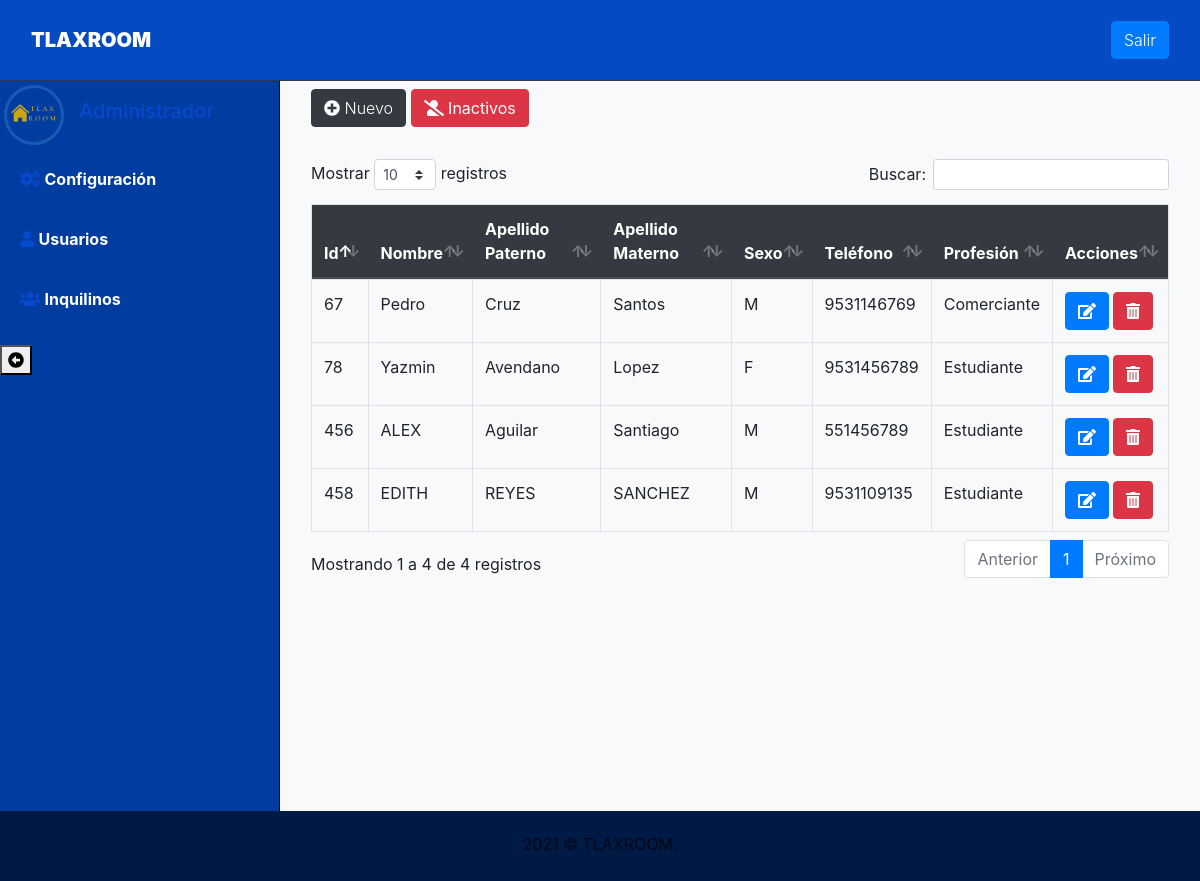
/Inquilinos/Listar (signed in), run on the app's committed database.
### tables this page shows
CREATE TABLE `inquilinos` (
  `Id_Inquilino` int(11) NOT NULL,
  `Nombre` varchar(50) NOT NULL,
  `Ap_Paterno` varchar(50) NOT NULL,
  `Ap_materno` varchar(50) NOT NULL,
  `Telefono` varchar(10) NOT NULL,
  `Sexo` enum('F','M','O') NOT NULL,
  `Profesion` varchar(50) NOT NULL,
  `Estado` int(11) NOT NULL
);

### index.php (called while the page is built, shortened)
<?php
require_once("Helpers/Helpers.php");
$url = isset($_GET['url']) ? $_GET['url'] : "Home/home";
$arrUrl = explode("/", $url);
$controller = $arrUrl[0];
$methop = $arrUrl[0];
if (isset($arrUrl[1])) {
    if ($arrUrl[1] != "") {
        $methop = $arrUrl[1];
    }
}
require_once("Libraries/Core/Load.php");
?>

### Libraries/Core/Controllers.php (called while the page is built, shortened)
<?php
class Controllers{
    public function loadModel()
    {
        $model = get_class($this)."Model";
        $routClass = "Models/".$model.".php";
    }
}
?>

### Libraries/Core/Conexion.php (called while the page is built)
<?php
class Conexion{
    private $conect;
    public function __construct()
    {
      $conexion = "mysql:host=".HOST.";dbname=".BD.";.CHARSET.";
      try {
          $this->conect = new PDO($conexion, DB_USER, PASS);
          $this->conect->setAttribute(PDO::ATTR_ERRMODE, PDO::ERRMODE_EXCEPTION);
      } catch (PDOException $e) {
          $this->conect = "Error en la conexion";
          echo "Error: " . $e->getMessage();
      }
    }
    public function conect()
    {
        return $this->conect;
    }
}
?>

### Libraries/Core/Mysql.php (called while the page is built, shortened)
<?php
class Mysql extends Conexion{
    private $conexion;
    function __construct()
    {
        $this->conexion = new Conexion();
        $this->conexion = $this->conexion->conect();
    }
    public function select_all(string $query){
        $this->strquery = $query;
        $result = $this->conexion->prepare($this->strquery);
        $result->execute();
        $data = $result->fetchall(PDO::FETCH_ASSOC);
        return $data;
    }
}
?>

### Helpers/Helpers.php (called while the page is built)
<?php
function URL_BASE()
{
    return URL;
}
function encabezado($data="")
{
    $VistaH = "Views/Template/header.php";
    require_once($VistaH);
}
function pie($data="")
{
    $VistaP = "Views/Template/footer.php";
    require_once($VistaP);
}
?>

### Libraries/Core/Views.php (called while the page is built)
<?php
class Views{
    function getView($controller, $view, $data="", $alert="", $config = "", $cliente = "")
    {
        $controller = get_class($controller);
        if ($controller == "Home") {
            $view = "Views/".$view.".php";
        }else{
            $view = "Views/" . $controller . "/" . $view . ".php";
        }
        require_once($view);
    }
}
?>

### Controller/Inquilinos.php (called while the page is built, shortened)
<?php
    class Inquilinos extends Controllers{
        public function Listar()
        {
            $data = $this->model->selectInquilinos();
            $this->views->getView($this, "Listar", $data, "");
        }
}

### Models/InquilinosModel.php (called while the page is built, shortened)
<?php
class InquilinosModel extends Mysql{
    public function selectInquilinos()
    {
        $sql = "SELECT * FROM inquilinos WHERE Estado = 1";
        $res = $this->select_all($sql);
        return $res;
    }
}
?>

### Views/Inquilinos/Listar.php (the view, shortened to what this page needs)
<?php encabezado() ?>
<div class="page-content bg-light">
    <section>
        <div class="container-fluid">
            <div class="row">
                <div class="col-lg-12 mt-2">
                    <div class="row">
                        <div class="col-lg-6 mb-2">
                            <button class="btn btn-dark" type="button" data-toggle="modal" data-target="#nuevo_inquilino"><i class="fas fa-plus-circle"></i> Nuevo</button>
                            <a class="btn btn-danger" href="<?php echo URL_BASE(); ?>Inquilinos/eliminados"><i class="fas fa-user-slash"></i> Inactivos</a>
                        </div>
                        <div class="col-lg-6">
                        </div>
                    </div>
                    <div class="table-responsive mt-4">
                        <table class="table table-hover table-bordered" id="Table">
                            <thead class="thead-dark">
                                <tr>
                                    <th>Id</th>
                                    <th>Nombre</th>
                                    <th>Apellido Paterno</th>
                                    <th>Apellido Materno</th>
                                    <th>Sexo</th>
                                    <th>Teléfono</th>
                                    <th>Profesión</th>
                                    <th>Acciones</th>
                                </tr>
                            </thead>
                            <tbody>
                                <?php foreach ($data as $cl) { ?>
                                    <tr>
                                        <td><?php echo $cl['Id_Inquilino']; ?></td>
                                        <td><?php echo $cl['Nombre']; ?></td>
                                        <td><?php echo $cl['Ap_Paterno']; ?></td>
                                        <td><?php echo $cl['Ap_materno']; ?></td>
                                        <td><?php echo $cl['Sexo']; ?></td>
                                        <td><?php echo $cl['Telefono']; ?></td>
                                        <td><?php echo $cl['Profesion']; ?></td>
                                        <td>
                                            <a href="<?php echo URL_BASE() ?>Inquilinos/editar?id=<?php echo $cl['Id_Inquilino']; ?>" class="btn btn-primary"><i class="fas fa-edit"></i></a>
                                            <form action="<?php echo URL_BASE() ?>Inquilinos/eliminar?id=<?php echo $cl['Id_Inquilino']; ?>" method="post" class="d-inline elim">
                                                <button type="submit" class="btn btn-danger"><i class="fas fa-trash-alt"></i></button>
                                            </form>
                                        </td>
                                    </tr>
                                <?php } ?>
                            </tbody>
                        </table>
                    </div>
                </div>
            </div>
        </div>
    </section>
</div>
<?php pie() ?>

### Libraries/Core/Load.php (shortened to what this page needs)
<?php
$controllerFile = "Controller/" . $controller . ".php";
if (file_exists($controllerFile)) {
    $controller = new $controller();
    if (method_exists($controller, $methop)) {
        $controller->{$methop}($params);
    } else {
        require_once("Controller/Error.php");
    }
} else {
    require_once("Controller/Error.php");
}
?>

### Views/Template/header.php (shortened to what this page needs)
<!DOCTYPE html>
<html>
<head>
    <link rel="stylesheet" href="<?php echo URL_BASE(); ?>Assets/css/style.default.css" id="theme-stylesheet">
    <link rel="stylesheet" href="<?php echo URL_BASE(); ?>Assets/css/bootstrap.min.css">
    <link rel="stylesheet" href="<?php echo URL_BASE(); ?>Assets/css/custom.css">
    <link rel="stylesheet" href="<?php echo URL_BASE(); ?>Assets/css/dataTables.bootstrap4.min.css">
</head>
<body>
    <header class="header">
        <nav class="navbar navbar-expand-lg">
            <div class="container-fluid d-flex align-items-center justify-content-between">
                <div class="navbar-header">
                    <a href="<?php echo URL_BASE(); ?>Admin/Listar" class="navbar-brand">
                        <div class="brand-text brand-big visible"><strong class="text-white">TLAXROOM</strong></div>
                    </a>
                </div>
                <div class="list-inline-item logout">
                    <button class="btn btn-primary" type="button" data-toggle="modal" data-target="#logout">Salir</button>
                </div>
            </div>
        </nav>
    </header>
    <div class="d-flex align-items-stretch">
        <nav id="sidebar">
            <div class="sidebar-header d-flex align-items-center p-1">
                <div class="avatar" data-toggle="modal" data-target="#cambiarPass"><img src="<?php echo URL_BASE(); ?>/Assets/img/logo_tlax_room.png" alt="..." class="img-fluid rounded-circle"></div>
                <div class="title">
                    <h5 class="h5"><?php echo $_SESSION['rol']; ?></h5>
                </div>
            </div>
            <ul class="list-unstyled">
                <?php if($_SESSION['rol'] == "Administrador"){ ?>
				<li><a href="<?php echo URL_BASE(); ?>Configuracion/Listar"> <i class="fas fa-cogs"></i> <strong class="text-white"> Configuración </strong></a></li>
                <li><a href="<?php echo URL_BASE(); ?>Usuarios/Listar"> <i class="fas fa-user"></i> <strong class="text-white"> Usuarios </strong></a></li>
                <?php } ?>
                <li><a href="<?php echo URL_BASE(); ?>Inquilinos/Listar"> <i class="fas fa-users"></i> <strong class="text-white"> Inquilinos </strong></a></li>
                </ul>
                <button class="sidebar-toggle"><i class="fas fa-arrow-alt-circle-left" aling="center"></i></button>
        </nav>

### Views/Template/footer.php (shortened to what this page needs)
<footer class="footer">
    <div class="footer__block block no-margin-bottom">
        <div class="container-fluid text-center">
            <p class="no-margin-bottom"><?php echo date("Y"); ?> &copy; TLAXROOM<a href="#"></a>.</p>
        </div>
    </div>
</footer>
</div>
</body>
</html>

### Assets/css/style.default.css (style rules this page uses)
body { position: relative; }
section { padding: 0 1rem; }
a { -webkit-transition: all 0.3s; transition: all 0.3s; display: inline-block; }
p { line-height: 1.7; }
button { cursor: pointer; }
i, span, strong { display: inline-block; }
.no-margin-bottom { margin-bottom: 0 !important; }
.block { padding: 20px; background: #001a46; color: #00091a; margin-bottom: 30px; }
.page-content { position: relative; background: #22252a; min-height: 100vh; width: calc(100% - 280px); padding: 0; padding-bottom: 70px; }
.footer { position: absolute; bottom: 0; width: 100%; }
.footer .footer__block { min-height: 70px; }
nav.navbar { background: #054ac2 !important; color: #0c4bca !important; padding-top: 20px; padding-bottom: 20px; border-bottom: 1px solid #34373d; z-index: 10; }
nav.navbar a { color: inherit; }
nav.navbar .brand-text { display: none; font-weight: 700; }
nav.navbar .brand-text.visible { display: block; }
nav#sidebar { width: 280px; background: #013ca1 !important; color: #0649cf !important; border-right: 1px solid #000c25 !important; }
nav#sidebar a { color: inherit; text-decoration: none; position: relative; }
nav#sidebar .sidebar-header { padding: 30px 20px; }
nav#sidebar .avatar { width: 60px; height: 60px; border-radius: 50%; overflow: hidden; margin-right: 15px; background: none; padding: 4px; border: 3px solid #165bb6; }
nav#sidebar ul { max-height: none; }
nav#sidebar li { position: relative; }
nav#sidebar li a { padding: 18px 20px; display: block; font-weight: 400; }
nav#sidebar li::before { content: ''; width: 2px; height: 100%; background: none; display: block; position: absolute; top: 0; left: 0; z-index: 99; }
button, input[type='submit'] { cursor: pointer; font-family: inherit; font-weight: 300 !important; }
.table { margin-bottom: 0; color: #8a8d93; }
.table td, .table th { border-color: #343a40; }
.table thead th { border: none; }
.table-bordered td, .table-bordered th { border-color: #343a40; }
.navbar { padding: 0.5rem 1rem; }
.navbar-brand { display: inline-block; padding-top: 0.3125rem; padding-bottom: 0.3125rem; margin-right: 1rem; font-size: 1.25rem; }
.btn { font-weight: 400; border: 1px solid transparent; padding: 0.45rem 0.75rem; font-size: 1rem; line-height: 1.5; border-radius: 0.25rem; -webkit-transition: color 0.15s ease-in-out, background-color 0.15s ease-in-out, border-color 0.15s ease-in-out, -webkit-box-shadow 0.15s ease-in-out; transition: color 0.15s ease-in-out, background-color 0.15s ease-in-out, border-color 0.15s ease-in-out, -webkit-box-shadow 0.15s ease-in-out; transition: color 0.15s ease-in-out, background-color 0.15s ease-in-out, border-color 0.15s ease-in-out, box-shadow 0.15s ease-in-out; transition: color 0.15s ease-in-out, background-color 0.15s ease-in-out, border-color 0.15s ease-in-out, box-shadow 0.15s ease-in-out, -webkit-box-shadow 0.15s ease-in-out; }
.btn-primary { color: color-yiq(#DB6574); background-color: #DB6574; border-color: #DB6574; }
.btn-danger { color: color-yiq(#bb414d); background-color: #bb414d; border-color: #bb414d; }
.btn-dark { color: color-yiq(#212529); background-color: #212529; border-color: #212529; }
body { font-family: "Muli", sans-serif; font-size: 1rem; font-weight: 400; line-height: 1.5; color: #8a8d93; background-color: #fff; }
a { color: #DB6574; text-decoration: none; }
h1, h2, h3, h4, h5, h6, .h1, .h2, .h3, .h4, .h5, .h6 { margin-bottom: 0.5rem; font-family: inherit; font-weight: 700; line-height: 1.2; color: inherit; }
h5, .h5 { font-size: 1.1rem; }
.bg-light { background-color: #e9ecef !important; }

### data on the page
inquilinos: Id_Inquilino "67", Nombre "Pedro", Ap_Paterno "Cruz", Ap_materno "Santos", Sexo "M", Telefono "9531146769", Profesion "Comerciante"
inquilinos: Id_Inquilino "78", Nombre "Yazmin", Ap_Paterno "Avendano", Ap_materno "Lopez", Sexo "F", Telefono "9531456789", Profesion "Estudiante"
inquilinos: Id_Inquilino "456", Nombre "ALEX", Ap_Paterno "Aguilar", Ap_materno "Santiago", Sexo "M", Telefono "551456789", Profesion "Estudiante"
inquilinos: Id_Inquilino "458", Nombre "EDITH", Ap_Paterno "REYES", Ap_materno "SANCHEZ", Sexo "M", Telefono "9531109135", Profesion "Estudiante"
